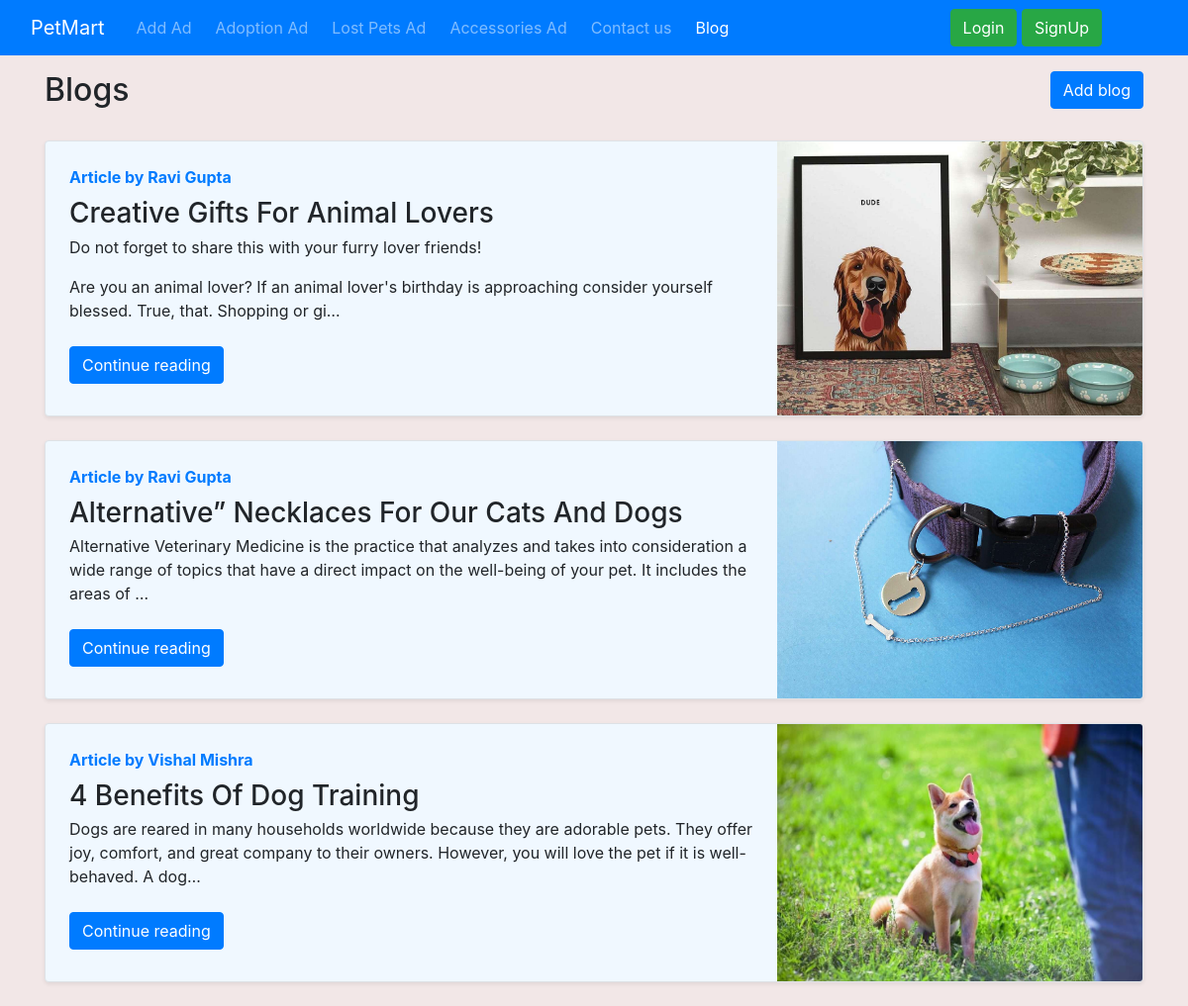
Screenshot of /blog/ with the database file from the repository.
### blog/models.py (models this page shows, shortened)
class Post(models.Model):
    sno=models.AutoField(primary_key=True)
    title=models.CharField(max_length=255)
    author=models.CharField(max_length=50)
    slug=AutoSlugField(populate_from='title',unique=True,null=True,default=None)
    timeStamp=models.DateTimeField(auto_now_add=True)
    content=RichTextField(blank=True,null=True)
    image=models.ImageField(upload_to="blog/images/",default="")

### blog/views.py (the view)
# urls.py: path("",views.blogHome,name="blogHome"),
def blogHome(request):
    allPosts= Post.objects.all()
    context={'allPosts': allPosts}
    return render(request, "home.htm", context)

### blog/templates/home.htm (shortened to what this page needs)
{% extends 'shop/base.html' %}
{%block BlogActive %}active {%endblock BlogActive %}
{% block body %}
<div class="container my-3">
    <div class="heading">
        <h2 id="headingText">Blogs</h2>
        <a href="/blog/add/addBlog" role="button" class="btn btn-primary blog">Add blog</a>
    </div>
    {% for post in allPosts  %}
    <div id="post"
        class="row no-gutters border rounded overflow-hidden flex-md-row mb-4 shadow-sm h-md-250 my-4 position-relative">
        <div class="col-md-8 p-4 d-flex flex-column position-static">
            <strong class="d-inline-block mb-2 text-primary">Article by {{post.author|title}}</strong>
            <h3 class="mb-0">{{post.title|title}}</h3>
            <p class="card-text mb-auto">{{post.content| truncatechars:200|safe}}</p>
            <div class="my-2">
                <a href="/blog/{{post.slug}}" role="button" class="btn btn-primary">Continue reading</a>
            </div>
        </div>
        <div class="col-md-4 imgs">
            <img src="/media/{{post.image}}" class="feaurette-image img-fluid mx-auto">
        </div>
    </div>
    {% endfor %}
</div>
{% endblock %}

### rows the page displays
Post: author "Ravi Gupta", title "Creative Gifts For Animal Lovers", content "Do not forget to share this with your furry lover friends! Are you an animal lover? If an animal lover's birthday is approaching consider yourself blessed. True, that. Shopping or gi…", image (picture)
Post: author "Ravi Gupta", title "Alternative” Necklaces For Our Cats And Dogs", content "Alternative Veterinary Medicine is the practice that analyzes and takes into consideration a wide range of topics that have a direct impact on the well-being of your pet. It includes the areas of …", image (picture)
Post: author "Vishal Mishra", title "4 Benefits Of Dog Training", content "Dogs are reared in many households worldwide because they are adorable pets. They offer joy, comfort, and great company to their owners. However, you will love the pet if it is well-behaved. A dog…", image (picture)
